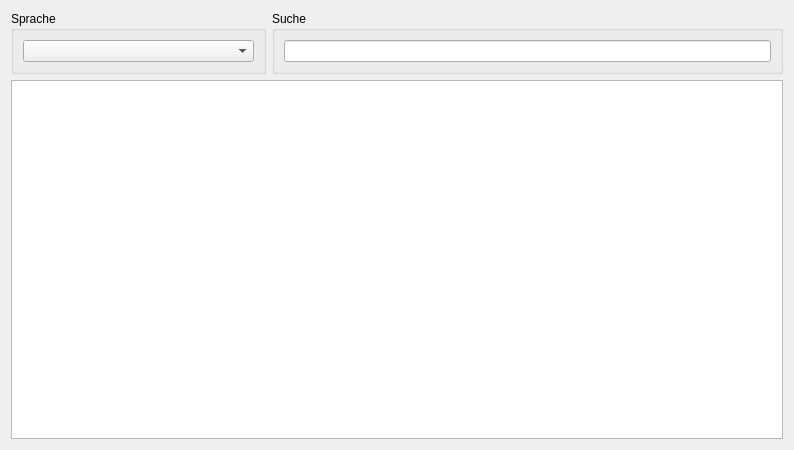
<?xml version="1.0" encoding="UTF-8"?>
<ui version="4.0">
 <class>Form</class>
 <widget class="QWidget" name="Form">
  <property name="geometry">
   <rect>
    <x>0</x>
    <y>0</y>
    <width>794</width>
    <height>450</height>
   </rect>
  </property>
  <property name="windowTitle">
   <string>Sondervokabeln</string>
  </property>
  <layout class="QVBoxLayout" name="verticalLayout_3">
   <item>
    <layout class="QHBoxLayout" name="horizontalLayout" stretch="1,2">
     <item>
      <widget class="QGroupBox" name="groupBox">
       <property name="title">
        <string>Sprache</string>
       </property>
       <layout class="QVBoxLayout" name="verticalLayout">
        <item>
         <widget class="QComboBox" name="cBSprache"/>
        </item>
       </layout>
      </widget>
     </item>
     <item>
      <widget class="QGroupBox" name="groupBox_3">
       <property name="title">
        <string>Suche</string>
       </property>
       <layout class="QVBoxLayout" name="verticalLayout_4">
        <item>
         <widget class="QLineEdit" name="tfSuche"/>
        </item>
       </layout>
      </widget>
     </item>
    </layout>
   </item>
   <item>
    <widget class="QTableView" name="tVWoerterbuch"/>
   </item>
  </layout>
 </widget>
 <tabstops>
  <tabstop>cBSprache</tabstop>
  <tabstop>tfSuche</tabstop>
  <tabstop>tVWoerterbuch</tabstop>
 </tabstops>
 <resources/>
 <connections/>
</ui>
